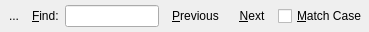
<ui version="4.0" >
 <class>Form</class>
 <widget class="QWidget" name="Form" >
  <property name="geometry" >
   <rect>
    <x>0</x>
    <y>0</y>
    <width>369</width>
    <height>32</height>
   </rect>
  </property>
  <property name="windowTitle" >
   <string>Form</string>
  </property>
  <layout class="QHBoxLayout" name="horizontalLayout" >
   <property name="margin" >
    <number>2</number>
   </property>
   <item>
    <widget class="QToolButton" name="close" >
     <property name="text" >
      <string>...</string>
     </property>
     <property name="icon" >
      <iconset resource="../images/icons.qrc" >
       <normaloff>:/editdelete.svg</normaloff>:/editdelete.svg</iconset>
     </property>
     <property name="shortcut" >
      <string>Esc</string>
     </property>
     <property name="autoRaise" >
      <bool>true</bool>
     </property>
    </widget>
   </item>
   <item>
    <widget class="QLabel" name="label" >
     <property name="text" >
      <string>&amp;Find:</string>
     </property>
     <property name="buddy" >
      <cstring>text</cstring>
     </property>
    </widget>
   </item>
   <item>
    <widget class="QLineEdit" name="text" />
   </item>
   <item>
    <widget class="QToolButton" name="previous" >
     <property name="text" >
      <string>&amp;Previous</string>
     </property>
     <property name="icon" >
      <iconset resource="../images/icons.qrc" >
       <normaloff>:/1leftarrow.svg</normaloff>:/1leftarrow.svg</iconset>
     </property>
     <property name="toolButtonStyle" >
      <enum>Qt::ToolButtonIconOnly</enum>
     </property>
     <property name="autoRaise" >
      <bool>true</bool>
     </property>
    </widget>
   </item>
   <item>
    <widget class="QToolButton" name="next" >
     <property name="text" >
      <string>&amp;Next</string>
     </property>
     <property name="icon" >
      <iconset resource="../images/icons.qrc" >
       <normaloff>:/1rightarrow.svg</normaloff>:/1rightarrow.svg</iconset>
     </property>
     <property name="toolButtonStyle" >
      <enum>Qt::ToolButtonIconOnly</enum>
     </property>
     <property name="autoRaise" >
      <bool>true</bool>
     </property>
    </widget>
   </item>
   <item>
    <widget class="QCheckBox" name="matchCase" >
     <property name="text" >
      <string>&amp;Match Case</string>
     </property>
    </widget>
   </item>
  </layout>
 </widget>
 <resources>
  <include location="../images/icons.qrc" />
 </resources>
 <connections>
  <connection>
   <sender>close</sender>
   <signal>clicked()</signal>
   <receiver>Form</receiver>
   <slot>hide()</slot>
   <hints>
    <hint type="sourcelabel" >
     <x>14</x>
     <y>16</y>
    </hint>
    <hint type="destinationlabel" >
     <x>33</x>
     <y>31</y>
    </hint>
   </hints>
  </connection>
  <connection>
   <sender>text</sender>
   <signal>returnPressed()</signal>
   <receiver>next</receiver>
   <slot>animateClick()</slot>
   <hints>
    <hint type="sourcelabel" >
     <x>122</x>
     <y>14</y>
    </hint>
    <hint type="destinationlabel" >
     <x>247</x>
     <y>21</y>
    </hint>
   </hints>
  </connection>
 </connections>
</ui>
